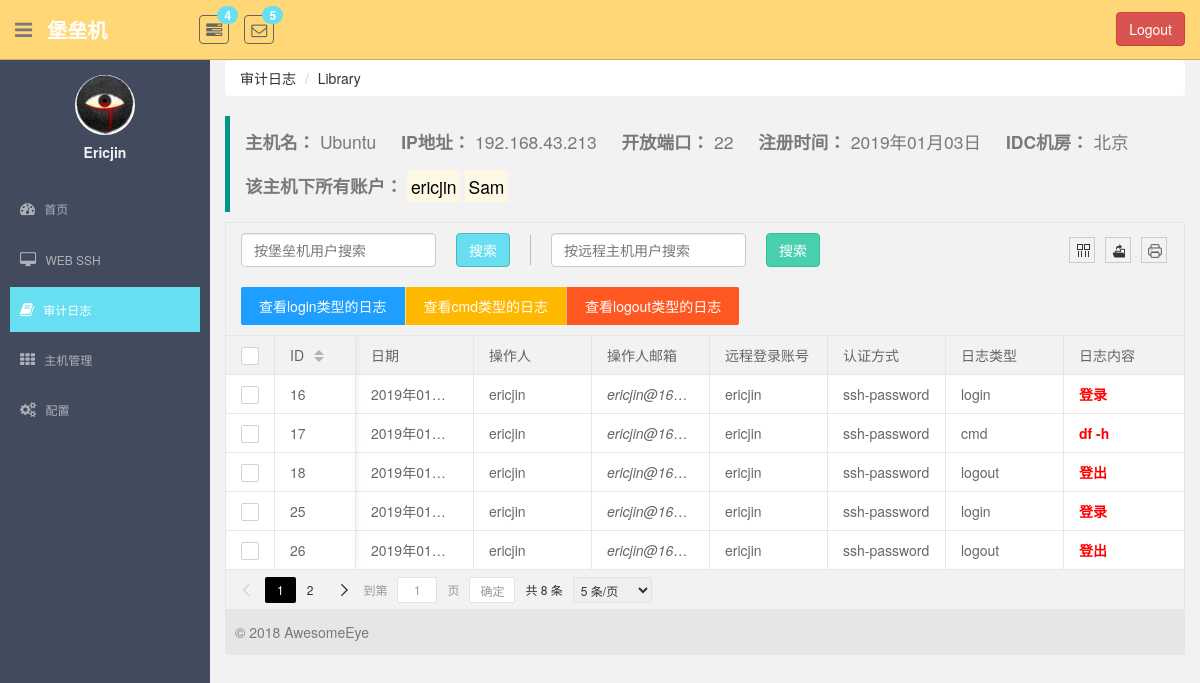
The app's page /monitor/host_log_detail/1/ (signed in) with its own data.
### monitor/models.py (models this page shows, shortened)
class UserProfile(AbstractBaseUser, PermissionsMixin):
    email = models.EmailField(
        verbose_name='email address',
        max_length=255,
        unique=True,
    )
    name = models.CharField(max_length=64, verbose_name="用户名", unique=True)
    host_to_remote_users = models.ManyToManyField(to="HostToRemoteUser", verbose_name="关联主机账户")
    host_group = models.ManyToManyField(to="HostGroup", verbose_name="主机组")
    last_login = models.DateTimeField(verbose_name="最近登录时间", null=True, blank=True)
    is_active = models.BooleanField(default=True)
    is_staff = models.BooleanField(default=True)
    is_superuser = models.BooleanField(default=True)
    objects = UserProfileManager()
    USERNAME_FIELD = 'email'  # 使用email作为用户名
    REQUIRED_FIELDS = ['name']  # 必须要有的字段

class Host(models.Model):
    name = models.CharField(max_length=64, unique=True, verbose_name="主机名")
    ip_addr = models.CharField(max_length=64, unique=True, verbose_name="ip地址")
    port = models.IntegerField(default=22, verbose_name="端口号")
    idc = models.ForeignKey(to=IDC, on_delete=models.CASCADE)
    os_type = models.CharField(max_length=64, verbose_name="系统类型", null=True, blank=True)
    date = models.DateTimeField(auto_now_add=True, verbose_name="主机注册时间")

class IDC(models.Model):
    name = models.CharField(max_length=64, verbose_name="IDC机房名")

class HostToRemoteUser(models.Model):
    host = models.ForeignKey(to=Host, on_delete=models.CASCADE)
    remote_user = models.ForeignKey(to="RemoteUser", on_delete=models.CASCADE)
    class Meta:
        unique_together = ("host", "remote_user")

class RemoteUser(models.Model):
    username = models.CharField(max_length=32, verbose_name="用户名")
    password = models.CharField(max_length=64, verbose_name="密码")
    auth_type_choice = (
        (0, "ssh-password"),
        (1, "ssh-key")
    )
    auth_type = models.SmallIntegerField(choices=auth_type_choice, verbose_name="认证方式")
    class Meta:
        unique_together = (("username", "password", "auth_type"),)

class AuditLog(models.Model):
    crazy_eye_account = models.ForeignKey(to=UserProfile, on_delete=models.CASCADE, verbose_name="堡垒机账号")
    host_to_remote_users = models.ForeignKey(to=HostToRemoteUser, on_delete=models.CASCADE)
    log_type_choice = (
        (0, "login"),
        (1, "cmd"),
        (2, "logout"),
    )
    log_type = models.SmallIntegerField(choices=log_type_choice, default=1, verbose_name="日志类型")
    content = models.CharField(max_length=255, verbose_name="日志内容")
    record_date = models.DateTimeField(auto_now_add=True, verbose_name="记录日期")

### monitor/views.py (the view)
# urls.py: url(r'^host_log_detail/(?P<host_id>\d+)/$', views.HostLog.as_view(), name="host_log"),
class HostLog(LoginRequiredMixin, View):
    def get(self, request, host_id):
        host = models.Host.objects.get(id=host_id)
        host_to_remote_users = host.hosttoremoteuser_set.select_related()
        logs = []
        for item in host_to_remote_users:
            for log in item.auditlog_set.all():
                logs.append(log)
        return render(request, "log/host_log.html", locals())

### templates/log/host_log.html (shortened to what this page needs)
{% extends 'base.html' %}
{% load staticfiles %}
{% block right_container %}
    <div class="breadcrumb-wrap">
        <ol class="breadcrumb">
            <li><a href="{% url 'log_page' %}">审计日志</a></li>
            <li class="active"><a href="?">Library</a></li>
        </ol>
    </div>
    <div id="wrap">
        <div class="host-info">
            <blockquote class="layui-elem-quote">
                <p>
                    <b>主机名：</b> <span style="margin-right: 20px;">{{ host.name }}</span>
                    <b>IP地址：</b> <span style="margin-right: 20px;">{{ host.ip_addr }}</span>
                    <b>开放端口：</b> <span style="margin-right: 20px;">{{ host.port }}</span>
                    <b>注册时间：</b> <span style="margin-right: 20px;">{{ host.date|date:'Y年m月d日' }}</span>
                    <b>IDC机房：</b> <span>{{ host.idc.name }}</span>
                </p>
                <br>
                <p>
                    <b>该主机下所有账户：</b>
                    {% for item in host.hosttoremoteuser_set.select_related %}
                        <mark>{{ item.remote_user.username }}</mark>
                    {% endfor %}
                </p>
            </blockquote>
        </div>
        <div class="table-area">
            <table lay-filter="demo">
                <thead>
                </thead>
                <tbody>
                {% for item in logs %}
                    <tr>
                        <td>{{ item.id }}</td>
                        <td>{{ item.record_date|date:"Y年m月d日" }}</td>
                        <td>{{ request.user.name }}</td>
                        <td><em>{{ request.user.email }}</em></td>
                        <td>{{ item.host_to_remote_users.remote_user.username }}</td>
                        <td>{{ item.host_to_remote_users.remote_user.get_auth_type_display }}</td>
                        <td>{{ item.get_log_type_display }}</td>
                        <td><b style="color: #f00;">{{ item.content }}</b></td>
                    </tr>
                {% endfor %}
                </tbody>
            </table>
        </div>
        <footer class="footer-area">
            © 2018 AwesomeEye
        </footer>
    </div>
{% endblock %}

### templates/base.html (shortened to what this page needs)
{% load staticfiles %}
<!DOCTYPE html>
<html lang="en">
<head>
    <link href="{% static 'plugins/bootstrap/css/bootstrap.css' %}" rel="stylesheet">
    <link href="{% static 'css/font-awesome.css' %}" rel="stylesheet" />
    <link href="{% static 'css/style.css' %}" rel="stylesheet">
    <link rel="stylesheet" href="{% static 'plugins/layui/css/layui.css' %}">
</head>
<body>
<section id="container" >
    <header class="header black-bg">
        <div class="sidebar-toggle-box">
            <div class="fa fa-bars tooltips" data-placement="right" data-original-title="Toggle Navigation"></div>
        </div>
        <a href="?" class="logo"><b>堡垒机</b></a>
        <div class="nav notify-row" id="top_menu">
            <ul class="nav top-menu">
                <li class="dropdown">
                    <a data-toggle="dropdown" class="dropdown-toggle" href="?">
                        <i class="fa fa-tasks"></i>
                        <span class="badge bg-theme">4</span>
                    </a>
                </li>
                <li id="header_inbox_bar" class="dropdown">
                    <a data-toggle="dropdown" class="dropdown-toggle" href="index.html#">
                        <i class="fa fa-envelope-o"></i>
                        <span class="badge bg-theme">5</span>
                    </a>
                </li>
            </ul>
        </div>
        <div class="top-menu">
            <ul class="nav pull-right top-menu">
                <li>
                    <button type="button" class="btn btn-danger" style="margin-top: 12px;" onclick="logout()">Logout</button>
                </li>
            </ul>
        </div>
    </header>
    <aside>
        <div id="sidebar"  class="nav-collapse ">
            <ul class="sidebar-menu" id="nav-accordion">
                <p class="centered"><a href="#"><img src="{% static 'images/ui-sam.jpg' %}" class="img-circle" width="60"></a></p>
                <h5 class="centered" style="margin-top: 10px;">{{ request.user.name|capfirst }}</h5>
                <li class="mt">
                    <a class="dashboard" href="{% url "dashboard" %}">
                        <i class="fa fa-dashboard"></i>
                        <span>首页</span>
                    </a>
                </li>
                <li class="sub-menu">
                    <a class="web-ssh" href="{% url "web_ssh" %}" >
                        <i class="fa fa-desktop"></i>
                        <span>WEB SSH</span>
                    </a>
                </li>
                <li class="sub-menu">
                    <a class="log-page" href="{% url 'log_page' %}" >
                        <i class="fa fa-book"></i>
                        <span>审计日志</span>
                    </a>
                </li>
                <li class="sub-menu">
                    <a class="host-manage" href="javascript:void(0);">
                        <i class="fa fa-th"></i>
                        <span>主机管理</span>
                    </a>
                </li>
                <li class="sub-menu">
                    <a href="#" >
                        <i class="fa fa-cogs"></i>
                        <span>配置</span>
                    </a>
                </li>
            </ul>
        </div>
    </aside>
    <section id="main-content">
        <section class="wrapper">
            {% block right_container %}
            {% endblock %}
        </section>
    </section>
</section>
</body>
</html>

### statics/css/style.css (style rules this page uses)
body { color: #797979; background: #f2f2f2; font-family: 'Ruda', sans-serif; padding: 0px !important; margin: 0px !important; font-size:13px; }
ul li { list-style: none; }
a, a:hover, a:focus { text-decoration: none; outline: none; }
#container { width: 100%; height: 100%; }
.bg-theme { background-color: #68dff0; }
.centered { text-align: center; }
.mt { margin-top: 25px; }
#sidebar { width: 210px; height: 100%; position: fixed; background: #424a5d; }
#sidebar h5 { color: #f2f2f2; font-weight: 700; }
#sidebar ul li { position: relative; }
ul.sidebar-menu , ul.sidebar-menu li ul.sub { margin: -2px 0 0; padding: 0; }
ul.sidebar-menu { margin-top: 75px; }
ul.sidebar-menu li { margin-bottom: 5px; margin-left:10px; margin-right:10px; }
ul.sidebar-menu li.sub-menu { line-height: 15px; }
ul.sidebar-menu li a span { display: inline-block; }
ul.sidebar-menu li a { color: #aeb2b7; text-decoration: none; display: block; padding: 15px 0 15px 10px; font-size: 12px; outline: none; -webkit-transition: all 0.3s ease; -moz-transition: all 0.3s ease; -o-transition: all 0.3s ease; -ms-transition: all 0.3s ease; transition: all 0.3s ease; }
ul.sidebar-menu li a.active, ul.sidebar-menu li a:hover, ul.sidebar-menu li a:focus { background: #68dff0; color: #fff; display: block; -webkit-transition: all 0.3s ease; -moz-transition: all 0.3s ease; -o-transition: all 0.3s ease; -ms-transition: all 0.3s ease; transition: all 0.3s ease; }
ul.sidebar-menu li a i { font-size: 15px; padding-right: 6px; }
ul.sidebar-menu li a.active i { color: #fff; }
#main-content { margin-left: 210px; }
.header, .footer { min-height: 60px; padding: 0 15px; }
.header { position: fixed; left: 0; right: 0; z-index: 1002; }
.black-bg { background: #ffd777; border-bottom: 1px solid #c9aa5f; }
.wrapper { display: inline-block; margin-top: 60px; padding-left: 15px; padding-right: 15px; padding-bottom: 15px; padding-top: 0px; width: 100%; }
a.logo { font-size: 20px; color: #ffffff; float: left; margin-top: 15px; text-transform: uppercase; }
a.logo b { font-weight: 900; }
#top_menu .nav > li, ul.top-menu > li { float: left; }
.notify-row { float: left; margin-top: 15px; margin-left: 92px; }
ul.top-menu > li > a { color: #666666; font-size: 16px; border-radius: 4px; -webkit-border-radius: 4px; border:1px solid #666666 !important; padding: 2px 6px; margin-right: 15px; }
.notify-row .badge { position: absolute; right: -10px; top: -10px; z-index: 100; }
.sidebar-toggle-box { float: left; padding-right: 15px; margin-top: 20px; }
.sidebar-toggle-box .fa-bars { cursor: pointer; display: inline-block; font-size: 20px; }

### templates/log/host_log.html (style rules this page uses)
.breadcrumb-wrap .breadcrumb { background-color: #fff; }
.footer-area { padding-left: 10px; background-color: #e6e6e6; margin-top: -10px; height: 45px; line-height: 45px; border-radius: 0 4px; }

### records on screen
UserProfile: user.name "Ericjin", user.name "ericjin", user.email "ericjin@16…"
Host: name "Ubuntu", ip_addr "192.168.43.213", port "22", date "2019年01月03日", idc.name "北京"
HostToRemoteUser: remote_user.username "ericjin"
HostToRemoteUser: remote_user.username "Sam"
AuditLog: id "16", record_date "2019年01…", host_to_remote_users.remote_user.username "ericjin", host_to_remote_users.remote_user.auth_type "ssh-password", log_type "login", content "登录"
AuditLog: id "17", record_date "2019年01…", host_to_remote_users.remote_user.username "ericjin", host_to_remote_users.remote_user.auth_type "ssh-password", log_type "cmd", content "df -h"
AuditLog: id "18", record_date "2019年01…", host_to_remote_users.remote_user.username "ericjin", host_to_remote_users.remote_user.auth_type "ssh-password", log_type "logout", content "登出"
AuditLog: id "25", record_date "2019年01…", host_to_remote_users.remote_user.username "ericjin", host_to_remote_users.remote_user.auth_type "ssh-password", log_type "login", content "登录"
AuditLog: id "26", record_date "2019年01…", host_to_remote_users.remote_user.username "ericjin", host_to_remote_users.remote_user.auth_type "ssh-password", log_type "logout", content "登出"
